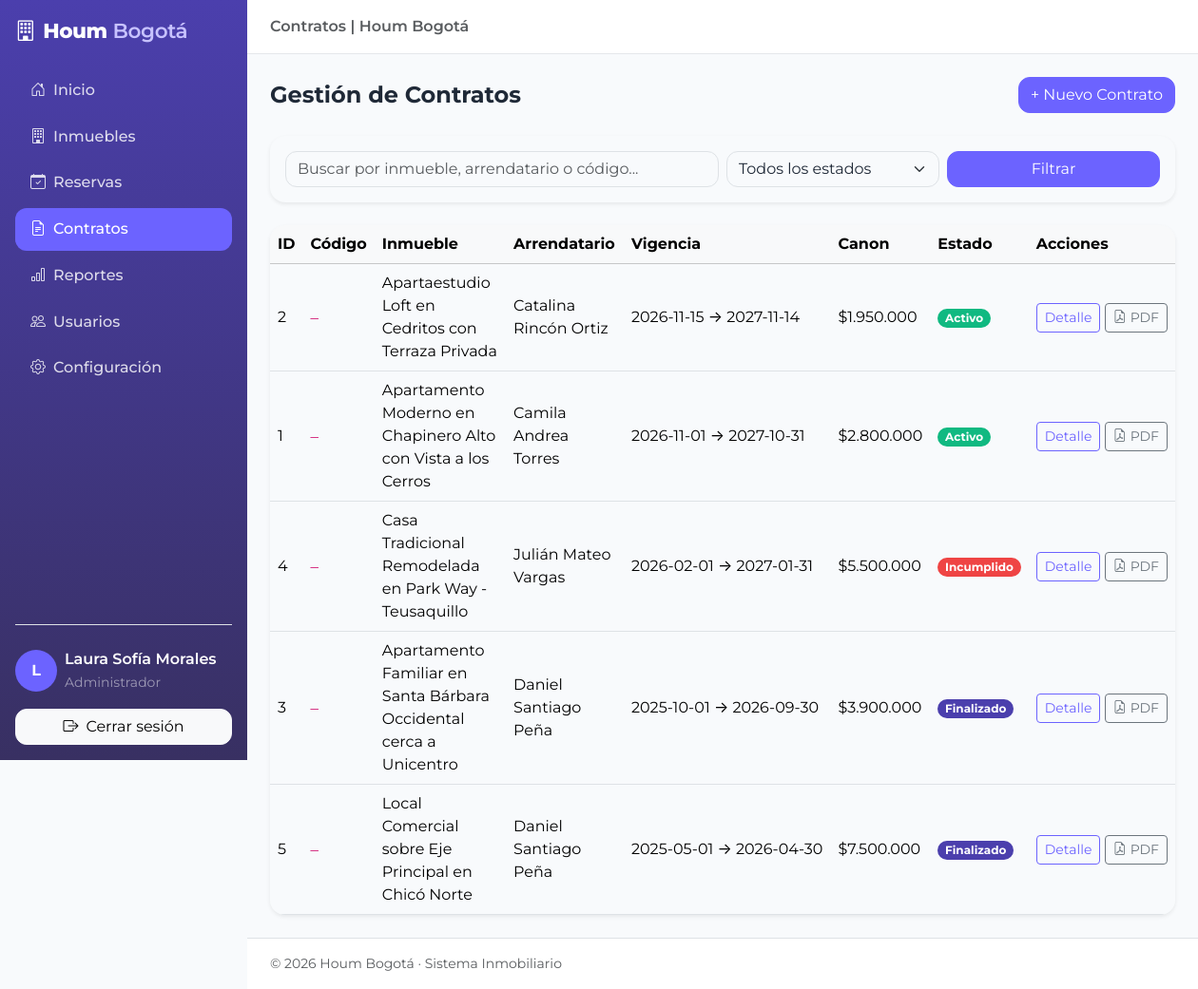
The app's page /index.php?controller=contrato&action=listar (signed in) with its own data.
### tables this page shows
CREATE TABLE `contratos` (
    `id` INT UNSIGNED AUTO_INCREMENT PRIMARY KEY,
    `inmueble_id` INT UNSIGNED NOT NULL COMMENT 'FK a inmuebles: Inmueble objeto del contrato',
    `arrendatario_id` INT UNSIGNED NOT NULL COMMENT 'FK a usuarios: Arrendatario que suscribe el contrato',
    `fecha_inicio` DATE NOT NULL COMMENT 'Fecha de inicio de vigencia del arrendamiento',
    `fecha_fin` DATE NOT NULL COMMENT 'Fecha de finalización o renovación contractual',
    `canon_mensual` DECIMAL(12,2) NOT NULL COMMENT 'Monto mensual pactado en el contrato (COP)',
    `codigo_verificacion` VARCHAR(32) NULL COMMENT 'Llave única de verificación del contrato (formato HOUM-XXXXXXXXXXXX)',
    `estado` ENUM('ACTIVO', 'FINALIZADO', 'INCUMPLIDO') NOT NULL DEFAULT 'ACTIVO' COMMENT 'Estado jurídico del contrato',
    `created_at` TIMESTAMP DEFAULT CURRENT_TIMESTAMP,
    `updated_at` TIMESTAMP DEFAULT CURRENT_TIMESTAMP ON UPDATE CURRENT_TIMESTAMP,
    
     
    CONSTRAINT `fk_contratos_inmueble`
        FOREIGN KEY (`inmueble_id`) REFERENCES `inmuebles` (`id`)
        ON UPDATE CASCADE
        ON DELETE RESTRICT,
        
    CONSTRAINT `fk_contratos_arrendatario`
        FOREIGN KEY (`arrendatario_id`) REFERENCES `usuarios` (`id`)
        ON UPDATE CASCADE
        ON DELETE RESTRICT,
        
     
    CONSTRAINT `chk_contrato_vigencia` 
        CHECK (`fecha_fin` >= `fecha_inicio`),
        
     
    UNIQUE KEY `uq_contratos_codigo_verificacion` (`codigo_verificacion`),
    INDEX `idx_contratos_estado` (`estado`),
    INDEX `idx_contratos_periodo` (`fecha_inicio`, `fecha_fin`),
    INDEX `idx_contratos_arrendatario` (`arrendatario_id`)
);

CREATE TABLE `inmuebles` (
    `id` INT UNSIGNED AUTO_INCREMENT PRIMARY KEY,
    `propietario_id` INT UNSIGNED NOT NULL COMMENT 'FK a usuarios: Propietario consignante',
    `titulo` VARCHAR(200) NOT NULL COMMENT 'Título comercial para el portal inmobiliario',
    `descripcion` TEXT NOT NULL COMMENT 'Descripción detallada de amenidades, acabados y entorno',
    `tipo` ENUM('apartamento', 'casa', 'local', 'bodega') NOT NULL COMMENT 'Tipología del bien inmueble',
    `precio_canon` DECIMAL(12,2) NULL COMMENT 'Canon de arrendamiento mensual en COP (NULL si solo está en venta)',
    `precio_venta` DECIMAL(14,2) NULL COMMENT 'Precio de venta del inmueble en COP (NULL si solo está en arriendo)',
    `direccion` VARCHAR(255) NOT NULL COMMENT 'Nomenclatura catastral o física del inmueble',
    `ciudad` VARCHAR(100) NOT NULL DEFAULT 'Bogotá' COMMENT 'Ciudad donde se ubica el predio',
    `estrato` TINYINT UNSIGNED NOT NULL COMMENT 'Estrato socioeconómico en Colombia (1 al 6)',
    `habitaciones` TINYINT UNSIGNED NOT NULL DEFAULT 1 COMMENT 'Cantidad de alcobas o habitaciones',
    `banos` TINYINT UNSIGNED NOT NULL DEFAULT 1 COMMENT 'Número de baños completos o sociales',
    `area_m2` DECIMAL(8,2) NOT NULL COMMENT 'Área privada o construida en metros cuadrados',
    `estado` ENUM('DISPONIBLE', 'RESERVADO', 'ARRENDADO', 'MANTENIMIENTO') NOT NULL DEFAULT 'DISPONIBLE' COMMENT 'Estado operativo en el pipeline Houm',
    `created_at` TIMESTAMP DEFAULT CURRENT_TIMESTAMP COMMENT 'Fecha de publicación o consignación',
    `updated_at` TIMESTAMP DEFAULT CURRENT_TIMESTAMP ON UPDATE CURRENT_TIMESTAMP COMMENT 'Última actualización de datos del inmueble',
    
     
    CONSTRAINT `fk_inmuebles_propietario`
        FOREIGN KEY (`propietario_id`) REFERENCES `usuarios` (`id`)
        ON UPDATE CASCADE
        ON DELETE RESTRICT,
        
     
    CONSTRAINT `chk_inmuebles_estrato` 
        CHECK (`estrato` BETWEEN 1 AND 6),
        
     
    INDEX `idx_inmuebles_estado` (`estado`),
    INDEX `idx_inmuebles_tipo_ciudad` (`tipo`, `ciudad`),
    INDEX `idx_inmuebles_precios` (`precio_canon`, `precio_venta`)
);

CREATE TABLE `usuarios` (
    `id` INT UNSIGNED AUTO_INCREMENT PRIMARY KEY,
    `nombre` VARCHAR(120) NOT NULL COMMENT 'Nombre completo o razón social del usuario',
    `email` VARCHAR(150) NOT NULL UNIQUE COMMENT 'Correo electrónico corporativo o personal (login único)',
    `password` VARCHAR(255) NOT NULL COMMENT 'Contraseña hasheada (compatible con PHP password_hash - BCRYPT/Argon2)',
    `telefono` VARCHAR(20) NOT NULL COMMENT 'Número telefónico de contacto o WhatsApp para coordinación',
    `rol` ENUM('administrador', 'houmer', 'propietario', 'arrendatario') NOT NULL DEFAULT 'arrendatario',
    `created_at` TIMESTAMP DEFAULT CURRENT_TIMESTAMP COMMENT 'Fecha de registro en la plataforma',
    `updated_at` TIMESTAMP DEFAULT CURRENT_TIMESTAMP ON UPDATE CURRENT_TIMESTAMP COMMENT 'Última modificación del registro',
    
    INDEX `idx_usuarios_rol` (`rol`),
    INDEX `idx_usuarios_email` (`email`)
);

### controllers/ContratoController.php (called while the page is built, shortened)
<?php
require_once __DIR__ . '/../models/ContratoModel.php';
class ContratoController
{
    private ContratoModel $contratoModel;
    public function __construct(
        ?ContratoModel $contratoModel = null,
        ?InmuebleModel $inmuebleModel = null,
        ?UsuarioModel $usuarioModel = null
    ) {
        $this->contratoModel = $contratoModel ?: new ContratoModel();
    }
    public function listar(): void
    {
        $filtros = [
            'estado' => trim($_GET['estado'] ?? ''),
            'busqueda' => trim($_GET['busqueda'] ?? ''),
        ];
        $this->vista('contratos/listado.php', [
            'contratos' => $this->contratoModel->listar($filtros),
            'filtros' => $filtros,
            'usuario' => $_SESSION['usuario'],
        ]);
    }
    private function vista(string $archivo, array $datos = []): void
    {
        extract($datos, EXTR_SKIP);
        $rutaVista = __DIR__ . '/../views/' . $archivo;
        require $rutaVista;
    }
}

### models/ContratoModel.php (called while the page is built, shortened)
<?php
class ContratoModel
{
    private PDO $pdo;
    public function __construct(?PDO $pdo = null)
    {
        $this->pdo = $pdo ?: getPDO();
    }
    public function listar(array $filtros = []): array
    {
        $where = [];
        $params = [];
        $sql = 'SELECT ct.*, i.titulo AS inmueble_titulo, a.nombre AS arrendatario_nombre,
                       p.nombre AS propietario_nombre
                FROM contratos ct
                INNER JOIN inmuebles i ON i.id = ct.inmueble_id
                INNER JOIN usuarios a ON a.id = ct.arrendatario_id
                INNER JOIN usuarios p ON p.id = i.propietario_id';
        $sql .= $where ? ' WHERE ' . implode(' AND ', $where) : '';
        $sql .= ' ORDER BY ct.created_at DESC';
        $stmt = $this->pdo->prepare($sql);
        $stmt->execute($params);
        return $stmt->fetchAll();
    }
}

### views/contratos/listado.php (the view, shortened to what this page needs)
<?php
$titulo = 'Contratos | Houm Bogotá';
$rutaActiva = 'contratos';
$contratos = $contratos ?? [];
$filtros = $filtros ?? [];
$badges = ['ACTIVO' => 'success', 'FINALIZADO' => 'secondary', 'INCUMPLIDO' => 'danger'];
require_once __DIR__ . '/../layout/header.php';
?>
<div class="d-flex justify-content-between align-items-center mb-4">
    <h1 class="h4 fw-bold mb-0">Gestión de Contratos</h1>
    <a class="btn btn-primary" href="index.php?controller=contrato&action=registrar">+ Nuevo Contrato</a>
</div>
<form method="get" action="index.php" class="card border-0 shadow-sm rounded-4 p-3 mb-4">
    <div class="row g-2">
        <div class="col-md-6">
            <input class="form-control" name="busqueda" placeholder="Buscar por inmueble, arrendatario o código..." value="<?= htmlspecialchars($filtros['busqueda'] ?? '', ENT_QUOTES, 'UTF-8') ?>">
        </div>
        <div class="col-md-3">
            <select class="form-select" name="estado">
                <option value="">Todos los estados</option>
            </select>
        </div>
        <div class="col-md-3"><button class="btn btn-primary w-100" type="submit">Filtrar</button></div>
    </div>
</form>
<div class="card border-0 shadow-sm rounded-4 overflow-hidden">
    <div class="table-responsive">
        <table class="table table-hover align-middle mb-0">
            <thead class="table-light"><tr><th>ID</th><th>Código</th><th>Inmueble</th><th>Arrendatario</th><th>Vigencia</th><th>Canon</th><th>Estado</th><th>Acciones</th></tr></thead>
            <tbody>
            <?php foreach ($contratos as $c): ?>
                <tr>
                    <td><?= (int) $c['id'] ?></td>
                    <td><code><?= htmlspecialchars($c['codigo_verificacion'] ?? '—', ENT_QUOTES, 'UTF-8') ?></code></td>
                    <td><?= htmlspecialchars($c['inmueble_titulo'], ENT_QUOTES, 'UTF-8') ?></td>
                    <td><?= htmlspecialchars($c['arrendatario_nombre'], ENT_QUOTES, 'UTF-8') ?></td>
                    <td class="text-nowrap"><?= htmlspecialchars($c['fecha_inicio'], ENT_QUOTES, 'UTF-8') ?> → <?= htmlspecialchars($c['fecha_fin'], ENT_QUOTES, 'UTF-8') ?></td>
                    <td>$<?= number_format((float) $c['canon_mensual'], 0, ',', '.') ?></td>
                    <td><span class="badge bg-<?= $badges[$c['estado']] ?? 'secondary' ?>"><?= ucfirst(strtolower($c['estado'])) ?></span></td>
                    <td class="text-nowrap">
                        <a class="btn btn-sm btn-outline-primary" href="index.php?controller=contrato&action=detalle&id=<?= (int) $c['id'] ?>">Detalle</a>
                        <a class="btn btn-sm btn-outline-secondary" href="index.php?controller=contrato&action=pdf&id=<?= (int) $c['id'] ?>"><i class="bi bi-file-earmark-pdf me-1"></i>PDF</a>
                    </td>
                </tr>
            <?php endforeach; ?>
            </tbody>
        </table>
    </div>
</div>
<?php require_once __DIR__ . '/../layout/footer.php'; ?>

### index.php (shortened to what this page needs)
<?php
require_once __DIR__ . '/models/ContratoModel.php';
require_once __DIR__ . '/controllers/ContratoController.php';
$controller = strtolower(trim($_GET['controller'] ?? ''));
$action = strtolower(trim($_GET['action'] ?? ''));
$urlDashboard = 'index.php?controller=inmueble&action=dashboard';
$urlInicio = 'index.php';
$pdo = getPDO();
$usuarioModel = new UsuarioModel($pdo);
$inmuebleModel = new InmuebleModel($pdo);
$controlador = match ($controller) {
    'auth' => new AuthController($usuarioModel),
    'inmueble' => new InmuebleController($inmuebleModel),
    'usuario' => new UsuarioController($usuarioModel),
    'contrato' => new ContratoController(new ContratoModel($pdo), $inmuebleModel, $usuarioModel),
    'reporte' => new ReporteController(new ReporteModel($pdo)),
    'publico' => new PublicoController($inmuebleModel),
    default => redirigirFront(AuthController::autenticado() ? $urlDashboard : $urlInicio),
};
if (in_array($action, ['detalle', 'editar', 'eliminar', 'pdf'], true)) {
    $controlador->{$action}((int) ($_GET['id'] ?? $_POST['id'] ?? 0));
} elseif ($action === 'dashboard' && $controller === 'reporte') {
    $controlador->index();
} else {
    $controlador->{$action}();
}

### views/layout/header.php (shortened to what this page needs)
<?php
$titulo = $titulo ?? 'Dashboard | Houm Bogotá';
$usuario = $usuario ?? ($_SESSION['usuario'] ?? ['nombre' => 'Dayanna', 'rol' => '']);
$nombreUsuario = trim($usuario['nombre'] ?? 'Dayanna') ?: 'Dayanna';
$inicialUsuario = strtoupper(mb_substr($nombreUsuario, 0, 1));
$rutaActiva = $rutaActiva ?? ((($_GET['controller'] ?? '') === 'inmueble' && ($_GET['action'] ?? '') === 'dashboard') ? 'dashboard' : ((($_GET['controller'] ?? '') === 'inmueble') ? 'inmuebles' : 'dashboard'));
$claveActiva = $rutaActiva === 'dashboard' ? 'inicio' : (($rutaActiva === 'inmuebles' && ($_GET['estado'] ?? '') === 'RESERVADO') ? 'reservas' : $rutaActiva);
$enlaces = [
    ['inicio', 'Inicio', 'bi-house-door', 'index.php?controller=inmueble&action=dashboard'],
    ['inmuebles', 'Inmuebles', 'bi-building', 'index.php?controller=inmueble&action=listar'],
    ['reservas', 'Reservas', 'bi-calendar-check', 'index.php?controller=inmueble&action=listar&estado=RESERVADO'],
    ['contratos', 'Contratos', 'bi-file-earmark-text', 'index.php?controller=contrato&action=listar'],
    ['reportes', 'Reportes', 'bi-bar-chart', 'index.php?controller=reporte&action=index'],
    ['usuarios', 'Usuarios', 'bi-people', 'index.php?controller=usuario&action=listar'],
    ['configuracion', 'Configuración', 'bi-gear', 'index.php?controller=configuracion&action=index'],
];
?>
<!DOCTYPE html>
<html lang="es">
<head>
    <link href="https://cdn.jsdelivr.net/npm/bootstrap@5.3.3/dist/css/bootstrap.min.css" rel="stylesheet">
    <link href="https://cdn.jsdelivr.net/npm/bootstrap-icons@1.11.3/font/bootstrap-icons.min.css" rel="stylesheet">
    <link href="public/css/custom.css" rel="stylesheet">
</head>
<body>
<div class="d-flex">
    <aside id="sidebar" class="sidebar offcanvas-lg offcanvas-start p-3 vh-100 position-sticky top-0 d-flex flex-column" aria-label="Menú principal">
        <div class="d-flex align-items-center justify-content-between mb-4">
            <a class="logo" href="index.php?controller=inmueble&action=dashboard"><i class="bi bi-building me-2"></i>Houm <span>Bogotá</span></a>
        </div>
        <nav class="nav flex-column gap-1 flex-grow-0">
            <?php foreach ($enlaces as [$clave, $etiqueta, $icono, $url]): ?>
                <a class="nav-link <?= $claveActiva === $clave ? 'active' : '' ?>" href="<?= $url ?>"><i class="bi <?= $icono ?> me-2"></i><?= $etiqueta ?></a>
            <?php endforeach; ?>
        </nav>
        <div class="mt-auto pt-4 border-top border-white-50">
            <div class="d-flex align-items-center gap-2 mb-3">
                <span class="user-avatar"><?= htmlspecialchars($inicialUsuario, ENT_QUOTES, 'UTF-8') ?></span>
                <div class="flex-grow-1 overflow-hidden">
                    <div class="fw-semibold text-truncate"><?= htmlspecialchars($nombreUsuario, ENT_QUOTES, 'UTF-8') ?></div>
                    <?php if (!empty($usuario['rol'])): ?>
                        <small class="text-white-50 text-capitalize"><?= htmlspecialchars($usuario['rol'], ENT_QUOTES, 'UTF-8') ?></small>
                    <?php endif; ?>
                </div>
            </div>
            <a class="btn btn-light w-100" href="index.php?controller=auth&action=logout"><i class="bi bi-box-arrow-right me-2"></i>Cerrar sesión</a>
        </div>
    </aside>
    <div class="flex-grow-1 d-flex flex-column min-vw-0">
        <header class="topbar d-flex align-items-center gap-3 px-3 px-lg-4 py-3 sticky-top">
            <span class="d-none d-lg-inline fw-semibold text-muted"><?= htmlspecialchars($titulo, ENT_QUOTES, 'UTF-8') ?></span>
        </header>
        <main class="p-3 p-lg-4 flex-grow-1">

### views/layout/footer.php (shortened to what this page needs)
        </main>
        <footer class="px-3 px-lg-4 py-3 text-muted small border-top bg-white">
            © <?= date('Y') ?> Houm Bogotá · Sistema Inmobiliario
        </footer>
    </div>
</div>
</body>
</html>

### public/css/custom.css (style rules this page uses)
:root { --houm-primary: #6C63FF; --houm-secondary: #4B3FAD; --houm-bg: #F8FAFC; --houm-text: #1F2937; --houm-error: #EF4444; --houm-success: #10B981; --bs-primary: #6C63FF; --bs-primary-rgb: 108, 99, 255; --bs-secondary: #4B3FAD; --bs-secondary-rgb: 75, 63, 173; --bs-body-bg: #F8FAFC; --bs-body-color: #1F2937; --bs-danger: #EF4444; --bs-danger-rgb: 239, 68, 68; --bs-success: #10B981; --bs-success-rgb: 16, 185, 129; --bs-font-sans-serif: 'Montserrat', system-ui, -apple-system, 'Segoe UI', Roboto, sans-serif; --bs-border-radius: .75rem; }
body { font-family: 'Montserrat', system-ui, -apple-system, 'Segoe UI', Roboto, sans-serif; background-color: #F8FAFC; color: #1F2937; }
.btn-primary { --bs-btn-bg: #6C63FF; --bs-btn-border-color: #6C63FF; --bs-btn-hover-bg: #4B3FAD; --bs-btn-hover-border-color: #4B3FAD; --bs-btn-active-bg: #4B3FAD; --bs-btn-active-border-color: #4B3FAD; --bs-btn-disabled-bg: #6C63FF; --bs-btn-disabled-border-color: #6C63FF; }
.btn-outline-primary { --bs-btn-color: #6C63FF; --bs-btn-border-color: #6C63FF; --bs-btn-hover-bg: #6C63FF; --bs-btn-hover-border-color: #6C63FF; --bs-btn-active-bg: #4B3FAD; --bs-btn-active-border-color: #4B3FAD; }
.card { border-radius: 1rem; }
.sidebar { width: 260px; min-width: 260px; background: linear-gradient(180deg, #4B3FAD 0%, #383062 100%); color: #fff; }
.sidebar .logo { color: #fff; text-decoration: none; font-weight: 800; font-size: 1.35rem; letter-spacing: -.02em; }
.sidebar .logo span { color: #C7C2FF; font-weight: 600; }
.sidebar .nav-link { color: rgba(255, 255, 255, .82); border-radius: .75rem; padding: .65rem 1rem; font-weight: 500; }
.sidebar .nav-link.active { color: #fff; background: #6C63FF; }
.sidebar .user-avatar { width: 2.75rem; height: 2.75rem; display: grid; place-items: center; border-radius: 50%; background: #6C63FF; font-weight: 700; }
.topbar { background: #fff; border-bottom: 1px solid #e5e7eb; }

### records on screen
contratos: id "2", codigo_verificacion "—", inmueble.titulo "Apartaestudio Loft en Cedritos con Terraza Privada", arrendatario.nombre "Catalina Rincón Ortiz", fecha_inicio "2026-11-15", fecha_fin "2027-11-14", canon_mensual "1.950.000", estado "Activo"
contratos: id "1", codigo_verificacion "—", inmueble.titulo "Apartamento Moderno en Chapinero Alto con Vista a los Cerros", arrendatario.nombre "Camila Andrea Torres", fecha_inicio "2026-11-01", fecha_fin "2027-10-31", canon_mensual "2.800.000", estado "Activo"
contratos: id "4", codigo_verificacion "—", inmueble.titulo "Casa Tradicional Remodelada en Park Way - Teusaquillo", arrendatario.nombre "Julián Mateo Vargas", fecha_inicio "2026-02-01", fecha_fin "2027-01-31", canon_mensual "5.500.000", estado "Incumplido"
contratos: id "3", codigo_verificacion "—", inmueble.titulo "Apartamento Familiar en Santa Bárbara Occidental cerca a Unicentro", arrendatario.nombre "Daniel Santiago Peña", fecha_inicio "2025-10-01", fecha_fin "2026-09-30", canon_mensual "3.900.000", estado "Finalizado"
contratos: id "5", codigo_verificacion "—", inmueble.titulo "Local Comercial sobre Eje Principal en Chicó Norte", arrendatario.nombre "Daniel Santiago Peña", fecha_inicio "2025-05-01", fecha_fin "2026-04-30", canon_mensual "7.500.000", estado "Finalizado"

### other values on screen
$etiqueta "Inicio"
$etiqueta "Inmuebles"
$etiqueta "Reservas"
$etiqueta "Contratos"
$etiqueta "Reportes"
$etiqueta "Usuarios"
$etiqueta "Configuración"
$inicialUsuario "L"
$nombreUsuario "Laura Sofía Morales"
$usuario['rol'] "Administrador"
$titulo "Contratos | Houm Bogotá"
